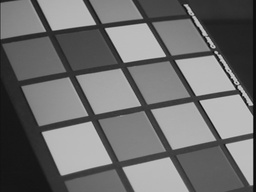
#> input picture hw1/data/img01.jpg, 256 x 192 px, shrunk from 640 x 480 before the run; its folder holds only this picture in this run
$ python p4.py   (older library calls are emulated)
#> lines starting #> are read from the running program, lines starting #| are printed output that depends on the picture; after the words box and inside, x2 and y2 are one past the last pixel; in counts of white or black regions, pixels touching at a corner belong together
#> in visualize_line_segments, image_rgb is the input picture: shape (192, 256, 3); min 6, max 207, mean 109.7
### hw1/p1.py
# DO NOT MODIFY! helper functions and constants
import cv2
import os
import glob
import numpy as np
import math
from matplotlib import pyplot as plt
import matplotlib
from scipy import signal
from types import SimpleNamespace
import time

#----------------------------------------------------------------------
def Gauss2D(kernel=(3,3),sigma=0.5):
    m,n = [(ss-1.)/2. for ss in kernel]
    y,x = np.ogrid[-m:m+1,-n:n+1]
    h = np.exp( -(x*x + y*y) / (2.*sigma*sigma) )
    h[ h < np.finfo(h.dtype).eps*h.max() ] = 0
    sumh = h.sum()
    if sumh != 0:
        h /= sumh
    return h

#----------------------------------------------------------------------
# [30 lines left out: functions visualize, test, not called in this run]

#----------------------------------------------------------------------
def get_parameters():
    ##----------------------------------
    datadir     = 'data'    # the directory containing the images
    resultsdir  = 'results'  # the directory for dumping results

    ##-----------parameters------------
    constants = SimpleNamespace()
    constants.sigma      = 1.5
    constants.rho_res    = 1
    constants.theta_res  = 1
    constants.thres      = 30
    constants.num_lines  = 50

    image_list = []
    for filename in glob.glob(datadir+'/*.jpg'):
        image_list.append(filename)

    image_list.sort()
    return image_list, constants

#----------------------------------------------------------------------
image_list, constants = get_parameters()

# [52 lines left out: function filter_image, not called in this run]

def filter_image_vec(image, h_filter):
    """Conduct convolutional filtering using vectorization on the input image

    Args:
      image: np.array, HxW, the input grayscale image.
      h_filter: np.array, KxK where K is the kernel size, the input image filter, created by the Gauss2D function.

    Returns:
      image_output: np.array, HxW, the filtered image
    """
    row, col = image.shape
#> row = 192; col = 256
    h_row, h_col = h_filter.shape

    assert(h_row % 2 == 1 and h_col % 2 == 1)
    image = image.astype(np.float64) # uint8 -> float64

    # Computes the row and col of padding needed
    row_padding = int(np.floor(h_row/2))
    col_padding = int(np.floor(h_col/2))

    # Pad the input image with zeros same as before!
    # image_pad = np.pad(?)
    # YOUR CODE HERE
    image = np.pad(image, [(row_padding, row_padding), (col_padding, col_padding)], mode='constant')
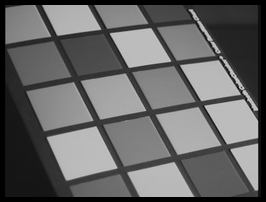
#> image: shape (202, 266) float64; min 0, max 207, mean 100.4

    #raise NotImplementedError()
    h_filter_flipped = np.flip(h_filter)
    h_flipped_opened = h_filter_flipped.reshape(-1,1)
    windows = []
    # Perform convolution on the padded image.
    for i in range(image.shape[0]):
        for j in range(image.shape[1]):
            # what is our convolution window in the image?
            # window = ?
            if i <row_padding or j < col_padding:
                continue
            elif i >= row+row_padding or j>= col + col_padding:
                continue
            else:
                window = image[i-row_padding:i+row_padding+1, j-col_padding:j+col_padding+1]
                windows.append(window.reshape(-1, 1))
#> after the loop, windows = 49152 items
            # YOUR CODE HERE
            #raise NotImplementedError()


    image_to_convolve = np.concatenate(windows, axis=1)  ## (h_row*h_col) x num_pixels

    # Perform matrix multiplication between the image_to_convolve and h_filter followed by reshape!
    # image_filter = ?
    # YOUR CODE HERE
    output = np.matmul(np.transpose(h_flipped_opened), image_to_convolve)
    image_output = np.reshape(output, (row, col))
    #raise NotImplementedError()
    return image_output

# [4 lines of commented-out code are left out]

### hw1/p2.py
# DO NOT MODIFY! helper functions and constants
import nbimporter
from p1 import cv2, np, plt, math, os
from p1 import get_parameters, Gauss2D, filter_image_vec

image_list, constants = get_parameters()

#----------------------------------------------------------------------
# [76 lines left out: functions visualize, edge_detection, not called in this run]

def edge_detection_nms(image, sigma):
    """Detect edges in the image with nms preprocessing

    Args:
        image: np.array, HxW, the input grayscale image.
        sigma: float, std dev of the Gauss2D filter used as in creation of h_filter.

    Returns:
        image_m: np.array, HxW, contains the edge magnitudes
        image_o: np.array, HxW, edge orientations in degrees [0, 360]
        image_x: np.array, HxW, image gradient in x
        image_y: np.array, HxW, image gradient in y
    """
    h_size = 2*math.ceil(3*sigma) + 1
    gaussian_kernel = Gauss2D(kernel=(h_size, h_size), sigma=sigma)

    #--------------------------------------
    # smooth image using gaussian kernel, we overwrite variable image with the smoothed image!
    # image = ?
    # YOUR CODE HERE
    image = filter_image_vec(image, gaussian_kernel)

    #--------------------------------------
    # define sobel_filter_x and sobel_filter_y, you can ignore the 1/8 normalization weight!
    # sobel_filter_x = ?
    # sobel_filter_y = ?
    # YOUR CODE HERE
    sobel_filter_x = np.matrix([[1,0,-1], [2,0,-2], [1,0,-1]])
    sobel_filter_y = np.matrix([[1,2,1], [0,0,0], [-1,-2,-1]])

    image_x = filter_image_vec(image, sobel_filter_x)
    image_y = filter_image_vec(image, sobel_filter_y)

    # image_m = ?
    # image_o = ?
    # YOUR CODE HERE
    image_m = np.hypot(image_x, image_y)
    image_o = np.arctan2(image_y, image_x)
    image_o = -np.pi*np.multiply((1-np.sign(image_o)), np.sign(image_o)) + image_o
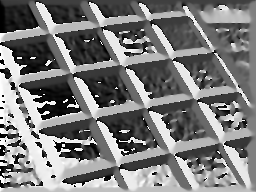
#> image_o: shape (192, 256) float64; min 0, max 6.28, mean 3.04; drawn with min black and max white
    image_o = image_o*(180/np.pi)

    # apply nms
    image_m = edge_nms(image_m, image_o)

    return image_m, image_o, image_x, image_y


def edge_nms(image_m, image_o):
    """Performs edge nms on image_m
    Args:
        image_m: np.array, HxW, edge magnitude image
        image_o: np.array, HxW, edge orientations image

    Returns:
        image_m_prime: np.array, suppressed image_m after NMS
    """
    mask = np.ones_like(image_m) ## per pixel boolean mask, 1 = keep, 0 = suppress

    # loop per pixel
    for i in range(1, image_m.shape[0]-1):
        for j in range(1, image_m.shape[1]-1):

            # round of the pixel gradient to one of the 4 cases in degrees. Reminder, image_o is [0, 360]
            # pixel_gradient = ?
            # YOUR CODE HERE
            gradient = image_o[i,j]
            if gradient < 22.5 :
                pixel_gradient = 0
            elif gradient < 67.5:
                pixel_gradient = 45
            elif gradient < 112.5:
                pixel_gradient = 90
            elif gradient < 157.5:
                pixel_gradient = 135
            elif gradient < 202.5:
                pixel_gradient = 0
            elif gradient < 247.5:
                pixel_gradient = 45
            elif gradient < 292.5:
                pixel_gradient = 90
            elif gradient < 337.5:
                pixel_gradient = 135
            else:
                pixel_gradient = 0


            mask[i, j] = keep_pixel(image_m, i, j, pixel_gradient)
#> this loop made 190 passes
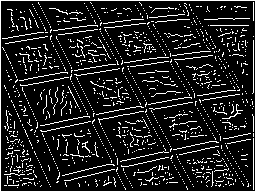
#> mask: shape (192, 256) float64; values 0 (black) and 1 (white), 13% white in thin lines or dots

    image_m_prime = np.multiply(mask,image_m)

    return image_m_prime

def keep_pixel(image_m, i, j, gradient):
    """Performs edge nms on image_m
    Args:
        image_m: np.array, HxW, edge magnitude image
        i: integer, row index of pixel
        j: integer, col index of pixel
        gradient: integer, rounded gradient in degrees, one of the values in [0, 45, 90, 135].

    Returns:
        output: boolean integer (1 or 0). 1 to keep pixel, 0 to suppress pixel
    """

    # Compare the magnitude at image_m[i, j] with its neighbours
    # angle decides which neighbours to check

    # YOUR CODE HERE
    if gradient == 0:
        grad0 = image_m[i,j]
        grad1 = image_m[i, j-1]
        grad2 = image_m[i, j+1]
        if grad0 <= max(grad1, grad2):
            output = 0
        else:
            output = 1

    if gradient == 45:
        grad0 = image_m[i,j]
        grad1 = image_m[i+1, j-1]
        grad2 = image_m[i-1, j+1]
        if grad0 <= max(grad1, grad2):
            output = 0
        else:
            output = 1

    if gradient == 90:
        grad0 = image_m[i,j]
        grad1 = image_m[i-1, j]
        grad2 = image_m[i+1, j]
        if grad0 <= max(grad1, grad2):
            output = 0
        else:
            output = 1

    if gradient == 135:
        grad0 = image_m[i,j]
        grad1 = image_m[i-1, j-1]
        grad2 = image_m[i+1, j+1]
        if grad0 <= max(grad1, grad2):
            output = 0
        else:
            output = 1

    return output

# image_idx = np.random.randint(0, len(image_list))
# visualize(edge_detection_nms, image_list[image_idx], constants.sigma)

### hw1/p3.py
# DO NOT MODIFY! helper functions and constants
import nbimporter
from p1 import cv2, np, plt, math
from p1 import get_parameters, Gauss2D, filter_image_vec
from p2 import edge_detection_nms

image_list, constants = get_parameters()

#----------------------------------------------------------------------
# [33 lines left out: function visualize, not called in this run]

def hough_transform(image_m, thres, rho_res, theta_res):
    """Compute Hough Transform for the image

    Args:
        image_m: np.array, HxW, edge magnitude image.
        thres: float, scalar to threshold image_m
        rho_res: integer, resolution of rho
        theta_res: integer, resolution of theta in degrees

    Returns:
        H: np.array, (num of rhos x num of thetas), hough transform accumulator (rho x theta), NOT theta x rho!
        rho_arr: np.array, dim=num of rhos, quantized rhos
        theta_arr: np.array, dim=num of thetas, quantized thetas
    """
#> called with thres = 30, rho_res = 1, theta_res = 1

    image_m_thres = 1.0*(image_m > thres) # threshold the edge magnitude image
#> image_m_thres: shape (192, 256) float64; values 0 (black) and 1 (white), 6.7% white in thin lines or dots
    height, width = image_m_thres.shape # image height and width
    diagonal_len = np.ceil(np.sqrt(height**2 + width**2)) # image diagonal = rho_max
    # compute rho_arr, we go from [-rho_max to rho_max] in rho_res steps
    # rho_arr = ?
    # YOUR CODE HERE
    rho_arr = np.arange(-diagonal_len, diagonal_len + rho_res, rho_res)

    # compute theta_arr, we go from [0, pi] in theta_res steps, NOT [-pi/2, pi/2]!
    # Note theta_res is in degrees but theta_scale should be in radians [0, pi]
    # theta_arr = ?
    # YOUR CODE HERE
    theta_arr = np.deg2rad(np.arange(0,180 + theta_res,theta_res))


    H = np.zeros((len(rho_arr), len(theta_arr)), dtype=np.int32)

    # find all edge (nonzero) pixel indexes
    y_idxs, x_idxs = image_m_thres.nonzero()

    for x, y in zip(x_idxs, y_idxs):
        for theta_idx, theta in enumerate(theta_arr):
            # compute rho_idx, note, theta is in radians!
            # Hint: compute rho first from theta, round it to nearest rho_prime in rho_arr
            # and then find rho_prime's rho_idx (index of rho_prime in rho_arr, NOT index of rho!)
            # rho_idx = ?
            # YOUR CODE HERE
            rho_act = x*np.cos(theta) + y*np.sin(theta)
            rho_idx = np.argmin(np.abs(rho_arr-rho_act))


            H[rho_idx, theta_idx] += 1


    return H, rho_arr, theta_arr

def peak_hough_lines(H, rho_arr, theta_arr, num_lines):
    """Returns the rhos and thetas corresponding to top local maximas in the accumulator H

    Args:
        H: np.array, (num of rhos x num of thetas), hough transform accumulator
        rho_arr: np.array, dim=num of rhos, quantized rhos
        theta_arr: np.array, dim=num of thetas, quantized thetas
        num_lines: integer, number of lines we wish to detect in the image

    Returns:
        peak_rho_arr: np.array, dim=num_lines, top num_lines rhos by votes in the H
        peak_theta_arr: np.array, dim=num_lines, top num_lines thetas by votes in the H
    """

    # compute peak_rho_arr and peak_theta_arr
    # sort H using np.argsort, pick the top num_lines lines
    # peak_rho_arr = ?
    # peak_theta_arr = ?
    # YOUR CODE HERE
    top_indices = np.argsort(H, None)
    top_rho_list, top_theta_list = np.unravel_index(top_indices, H.shape)
    top_rho_list = top_rho_list[-num_lines:]
    top_theta_list = top_theta_list[-num_lines:]
    peak_rho_arr = rho_arr[top_rho_list]
    peak_theta_arr = theta_arr[top_theta_list]


    assert(len(peak_rho_arr) == num_lines)
    assert(len(peak_theta_arr) == num_lines)
    return peak_rho_arr, peak_theta_arr

# image_idx = np.random.randint(0, len(image_list))
# visualize(image_list[image_idx], constants)

### hw1/p4.py
## DO NOT MODIFY!
## Import from previous notebook
import nbimporter
from p1 import cv2, np, plt, math, SimpleNamespace
from p1 import get_parameters, Gauss2D, filter_image_vec
from p2 import edge_detection_nms
from p3 import hough_transform, peak_hough_lines

image_list, constants = get_parameters()

#----------------------------------------------------------------------
# Different from visualize in p3, calls hough_accumulator_nms()
def visualize(image_name, constants):
    image_rgb = cv2.cvtColor(cv2.imread(image_name), cv2.COLOR_BGR2RGB)
    print("-" * 50 + "\n" + "Original Image:")
    plt.imshow(image_rgb); plt.show() # Displaying the sample image

    image = cv2.cvtColor(image_rgb, cv2.COLOR_RGB2GRAY)
    image_m, image_o, image_x, image_y = edge_detection_nms(image, constants.sigma)

    print("-" * 50 + "\n" + "Edge Image:")
    plt.imshow(image_m, cmap="gray"); plt.show() # Displaying the sample image

    image_m_thres = 1.0*(image_m > constants.thres) # threshold the edge magnitude image
    print("-" * 50 + "\n" + "Thresholded Edge Image:")
    plt.imshow(image_m_thres, cmap="gray"); plt.show() # Displaying the sample image

    #--------------hough transform----------------
    H, rho_arr, theta_arr = hough_transform(image_m, constants.thres, constants.rho_res, constants.theta_res)
    H = hough_accumulator_nms(H) # nms on H
    peak_rho_arr, peak_theta_arr = peak_hough_lines(H, rho_arr, theta_arr, constants.num_lines)

    #--------------vis----------------------------
    vis_line_len = 1000 # len of line in pixels, big enough to span the image
    vis_image_rgb = np.copy(image_rgb)
    for (rho, theta) in zip(peak_rho_arr, peak_theta_arr):
        x0 = rho*np.cos(theta); y0 = rho*np.sin(theta)
        x1 = int(x0 - vis_line_len*np.sin(theta)); y1 = int(y0 + vis_line_len*np.cos(theta))
        x2 = int(x0 + vis_line_len*np.sin(theta)); y2 = int(y0 - vis_line_len*np.cos(theta));
        cv2.line(vis_image_rgb, (x1, y1), (x2, y2), (0, 255, 0), 2)

    #---------------------------------------------
    print("-" * 50 + "\n" + "Edge Image:")
    plt.imshow(vis_image_rgb); plt.show() # Displaying the sample image

    return

def hough_accumulator_nms(H):
    """Compute Hough Transform for the image

    Args:
        image_m: np.array, HxW, edge magnitude image.

    Returns:
        image_m_prime: np.array, HxW, suppressed edge magnitude image.
    """
    H_prime = np.copy(H)
    H_pad = np.pad(H, 1)
    neighbor_offsets = [(dy, dx) for dy in range(-1, 2) for dx in range(-1, 2) if (dy != 0 or dx != 0)]

    # compute supression mask per neighbour, 1 to suppress, 0 to keep
    # compare H and a part of H_pad, the part of H_pad can be obtained by moving H_pad using the neighbor_offsets
    # suppress_masks_per_neighbor = [? for (dy, dx) in neighbor_offsets]
    # YOUR CODE HERE
    # H_row, H_col = H.shape
    suppress_masks_per_neighbor = [np.greater(H_pad[1 + dy: H.shape[0] + dy + 1, 1 + dx:H.shape[1] + dx + 1], H) for (dy, dx) in neighbor_offsets]
    suppress_mask = np.logical_or.reduce(suppress_masks_per_neighbor)
#> suppress_mask: shape (641, 181) bool; 37.9% white; 2 white regions (1 under 20 px), largest, box (x1, y1, x2, y2) and area: (0, 64, 181, 641) 43978
    H_prime[suppress_mask] = 0
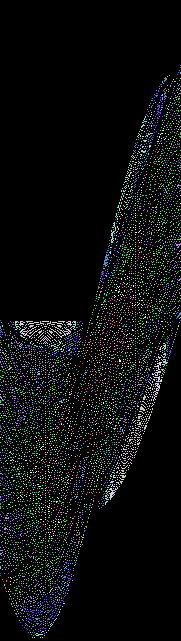
#> H_prime: shape (641, 181) int32; 74 distinct labels, from 0 to 256; one colour per label, 0 black
    return H_prime

def visualize_line_segments(image_name, constants):
    image_rgb = cv2.cvtColor(cv2.imread(image_name), cv2.COLOR_BGR2RGB)
    image = cv2.cvtColor(image_rgb, cv2.COLOR_RGB2GRAY)
    image_m, image_o, image_x, image_y = edge_detection_nms(image, constants.sigma)
    vis_image_rgb = np.copy(image_rgb)

    #--------------hough transform----------------
    H, rho_arr, theta_arr = hough_transform(image_m, constants.thres, constants.rho_res, constants.theta_res)
    H = hough_accumulator_nms(H) # nms on H
    peak_rho_arr, peak_theta_arr = peak_hough_lines(H, rho_arr, theta_arr, constants.num_lines)
    vis_line_len = 10
    rounding_thresh = 1

    # visualize line segments (not infinite lines!)
    # vis_image_rgb = ?
    # For each pixel in image - check if in edge using H
    # If yes - then fit small line segment centered at that pixel along line
    vis_line_len = 1000 # len of line in pixels, big enough to span the image
    blank_image = np.zeros(image_rgb.shape, dtype=np.uint8)

    image_m_thres = 1.0*(image_m > constants.thres)
    for (rho, theta) in zip(peak_rho_arr, peak_theta_arr):
        x0 = rho*np.cos(theta); y0 = rho*np.sin(theta)
        x1 = int(x0 - vis_line_len*np.sin(theta)); y1 = int(y0 + vis_line_len*np.cos(theta))
        x2 = int(x0 + vis_line_len*np.sin(theta)); y2 = int(y0 - vis_line_len*np.cos(theta));
        cv2.line(blank_image, (x1, y1), (x2, y2), (0, 255, 0), 2)
#> this loop made 50 passes
#> (rho, theta) on passes 1 to 12: (127, 1.43), (18, 2.71), (179, 1.38), (35, 1.48), (32, 1.5), (259, 0.0349), (76, 1.45), (-250, 3.12), (2, 1.55), (194, 1.55), (2, 0.0175), (187, 1.59)
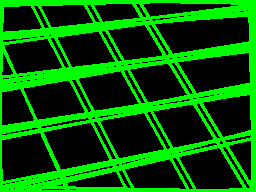
#> blank_image: shape (192, 256, 3); mean of channels 0, 1, 2 0, 92.3, 0; drawn as B, G, R

    lines_image = cv2.cvtColor(blank_image, cv2.COLOR_RGB2GRAY)
#> lines_image: shape (192, 256); values 0 (black) and 150 (white), 36.2% white; 1 white region, box (x1, y1, x2, y2) and area: (0, 0, 256, 192) 17794
    # plt.imshow(lines_image, cmap='gray'); plt.show()
    # print(lines_image.shape)

    lines_image_thresh = 1.0*(lines_image > 100)
    mask = np.logical_and(image_m_thres, lines_image_thresh)
#> mask: shape (192, 256) bool; 6.4% white in thin lines or dots
    image_m_thres = np.multiply(image_m_thres, mask)
#> image_m_thres: shape (192, 256) float64; values 0 (black) and 1 (white), 6.4% white in thin lines or dots
    invert_thres = 1-image_m_thres
#> invert_thres: shape (192, 256) float64; values 0 (black) and 1 (white), 93.6% white; black in thin lines or dots
    elem = np.argwhere(invert_thres == 0)
    for idx in elem:
        invert_thres[idx[0]-1:idx[0]+2, idx[1]-1:idx[1] + 2] = 0
#> this loop made 3151 passes
#> idx on passes 1 to 3: [0, 0], [0, 1], [0, 2]
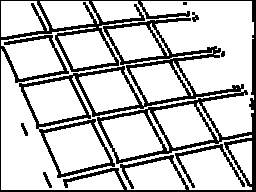
#> invert_thres: shape (192, 256) float64; values 0 (black) and 1 (white), 78.1% white; 7 black regions (1 under 20 px), largest, box (x1, y1, x2, y2) and area: (0, 0, 256, 192) 10200, (175, 144, 245, 188) 395, (43, 172, 52, 188) 54, (21, 123, 28, 136) 44, (192, 12, 199, 22) 41, (221, 51, 225, 57) 21

    vis_image_rgb[:,:,0] = np.multiply(vis_image_rgb[:,:,0], invert_thres)
    vis_image_rgb[:,:,2] = np.multiply(vis_image_rgb[:,:,2], invert_thres)
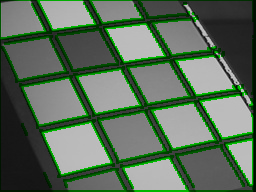
#> vis_image_rgb: shape (192, 256, 3); mean R, G, B 89.6, 109.7, 89.6

    vis_image_bgr = cv2.cvtColor(vis_image_rgb, cv2.COLOR_RGB2BGR)


    # print("-" * 50 + "\n" + "Edge Image:")
    # plt.imshow(vis_image_rgb); plt.show() # Displaying the sample image


    # YOUR CODE HEREt
    # raise NotImplementedError()

    return image_rgb, vis_image_bgr

# [8 lines of commented-out code are left out]
for image_idx in range(len(image_list)):
    image_rgb, vis_image_bgr = visualize_line_segments(image_list[image_idx], constants)
    edge_image = r'EdgeImg' + str(image_idx) + '.png'
    cv2.imwrite(edge_image, vis_image_bgr)

$ run again, on hw1/data/img05.jpg
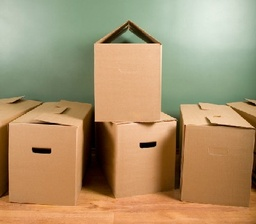
#> input picture hw1/data/img05.jpg, 256 x 224 px, shrunk from 400 x 350 before the run
#> after the loop in filter_image_vec, `for i in range(image.shape[0]):`: windows = 57344 items
#> the loop in edge_nms, `for i in range(1, image_m.shape[0]-1):` made 222 passes
#> after the loop in edge_nms, `for i in range(1, image_m.shape[0]-1):`:
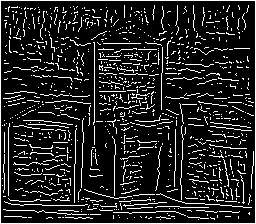
#> mask: shape (224, 256) float64; values 0 (black) and 1 (white), 14% white in thin lines or dots
#> suppress_mask: shape (683, 181) bool; 37.2% white; 7 white regions (6 under 20 px), largest, box (x1, y1, x2, y2) and area: (0, 85, 181, 682) 46004
#> H_prime: shape (683, 181) int32; 69 distinct labels, from 0 to 256
#> the loop in visualize_line_segments, `for (rho, theta) in zip(peak_rho_arr, peak_theta_arr):` made 50 passes
#> (rho, theta) on passes 1 to 8: (-181, 3.14), (210, 1.55), (43, 1.57), (-111, 3.12), (210, 1.45), (-114, 3.14), (99, 1.69), (90, 0.0524)
#> lines_image: shape (224, 256); values 0 (black) and 150 (white), 31.9% white; 1 white region, box (x1, y1, x2, y2) and area: (0, 0, 256, 224) 18319
#> the loop in visualize_line_segments, `for idx in elem:` made 2545 passes
#> idx on passes 1 to 3: [0, 0], [0, 1], [0, 2]
#> in visualize_line_segments, `vis_image_rgb[:,:,2] = np.multiply(vis_image_rgb[:,:,2], invert_thres)`:
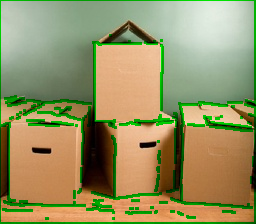
#> vis_image_rgb: shape (224, 256, 3); mean R, G, B 150.7, 147.3, 99.4
